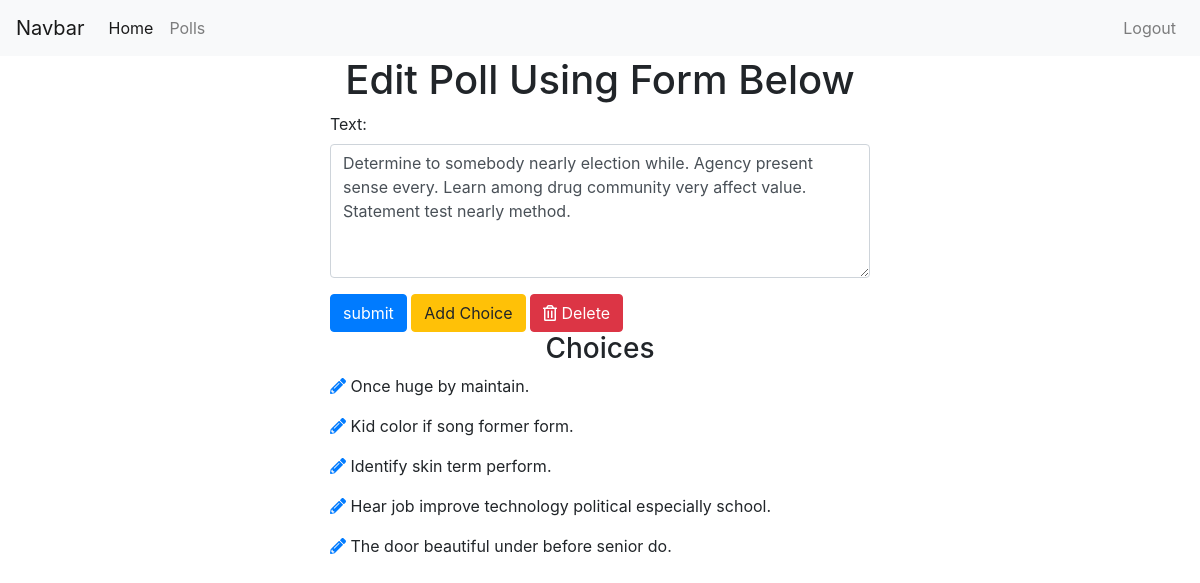
The page /polls/edit/14/ (signed in) on the database its author committed.
### polls/models.py (models this page shows, shortened)
class Poll(models.Model):
    owner = models.ForeignKey(User, on_delete=models.CASCADE, default=1)
    text = models.CharField(max_length=255)
    pub_date = models.DateField()

class Choice(models.Model):
    poll = models.ForeignKey(Poll, on_delete=models.CASCADE)
    choice_text = models.CharField(max_length=255)

### polls/views.py (the view)
# urls.py: path('edit/<int:poll_id>/', views.edit_poll, name='edit_poll'),
@login_required
def edit_poll(request, poll_id):
    poll = get_object_or_404(Poll, id=poll_id)
    if request.user != poll.owner:
        return redirect('/')
    if request.method == "POST":
        form = EditPollForm(request.POST, instance=poll)
        if form.is_valid():
            form.save()
            messages.success(
                            request,
                            'Poll Edit Successfully',
                            extra_tags='alert alert-success alert-dismissible fade show'
                            )
            return redirect('polls:list')
    else:
        form = EditPollForm(instance=poll)
    return render(request, 'polls/edit_poll.html', {'form': form, 'poll':poll})

### polls/forms.py
class EditPollForm(forms.ModelForm):
    class Meta:
        model = Poll
        fields = ['text']
        widgets = {
            'text': forms.Textarea(attrs={"class":"form-control", "rows": 5, "cols": 20})
        }

### polls/templates/polls/edit_poll.html (shortened to what this page needs)
{% extends 'base.html' %}
{% block content %}
<div class="container">
  <h1 class='text-center'>Edit Poll Using Form Below</h1>
  <div class="row">
    <div class="col-sm-6 offset-sm-3">
      <form action="" method="post">
        {% for field in form %}
        <div class="form-group">
          {{ field.label_tag }}
          {{ field }}
        </div>
        {% endfor %}
        <input type="submit" value="submit" class='btn btn-primary'>
        <a href="{% url 'polls:add_choice' poll.id %}" class='btn btn-warning'>Add Choice</a>
        <a href="{% url 'polls:poll_confirm_delete' poll.id %}"
            class='btn btn-danger'>
            <i class="far fa-trash-alt"></i> Delete
        </a>
      </form>
    <h3 class='text-center'>Choices</h3>
    {% for choice in poll.choice_set.all %}
      <p><a href="{% url 'polls:edit_choice' choice.id %}"><i class="fas fa-pencil-alt"></i></a> {{choice.choice_text}}</p>
    {% endfor %}
    </div>
  </div>
</div>
{% endblock %}

### rows shown on the page
Poll: form "Determine to somebody nearly election while. Agency present sense every. Learn among drug community very affect value. Statement test nearly method."
Choice: choice_text "Once huge by maintain."
Choice: choice_text "Kid color if song former form."
Choice: choice_text "Identify skin term perform."
Choice: choice_text "Hear job improve technology political especially school."
Choice: choice_text "The door beautiful under before senior do."

### other values the page prints
{{ field.label_tag }} "Text:"
